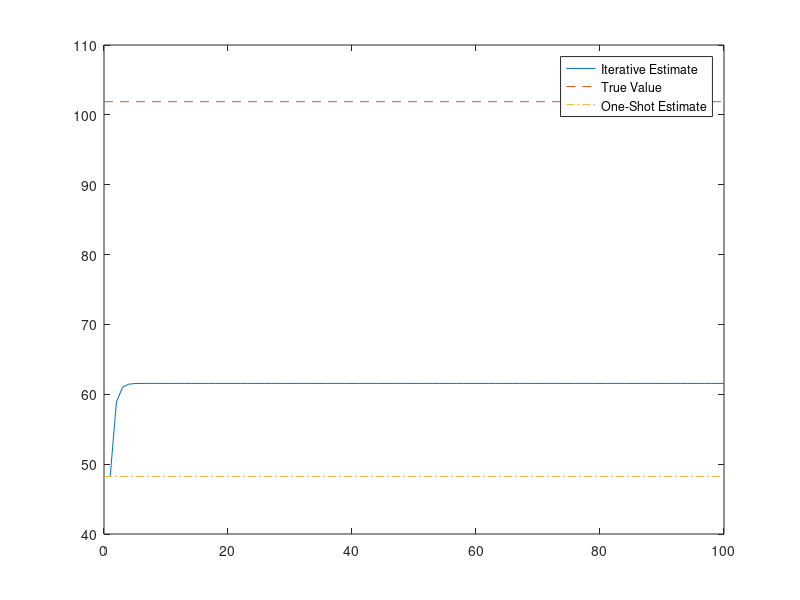

Write the MATLAB code that produced this figure.
N = 100;
x = randn(N, 1);
bound = 1;

xs_c = x.^2 ./ max(1, x.^2/bound); 
true_val = sum(x.^2)
est = sum(xs_c);

est_vals = zeros(100, 1);

for j=1:100
    est_vals(j) = est;
    signal = (x.^2 - est/N);
    sum(signal);
    est+sum(signal);
    clipped_signal = signal./(max(1, signal));
    sum(clipped_signal);
    est = est + sum(clipped_signal);
end
plot(est_vals)
hold on;
plot([0 100], [true_val true_val], '--')
plot([0 100], [sum(xs_c) sum(xs_c)], '-.')
legend('Iterative Estimate', 'True Value', 'One-Shot Estimate')